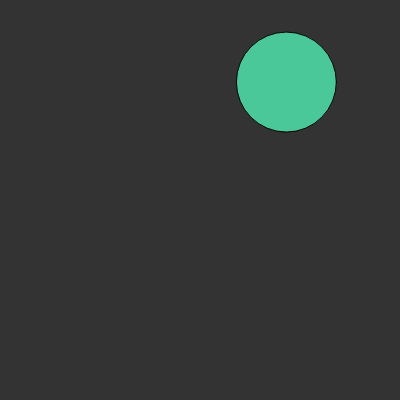
Frame 1 (no input)
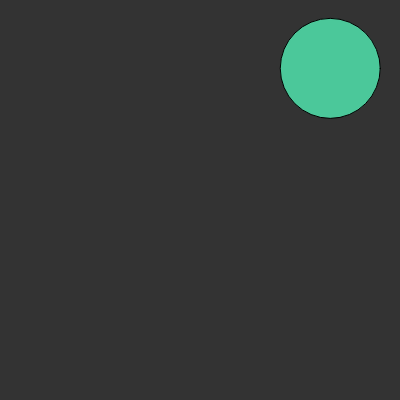
Frame 60 (no input)
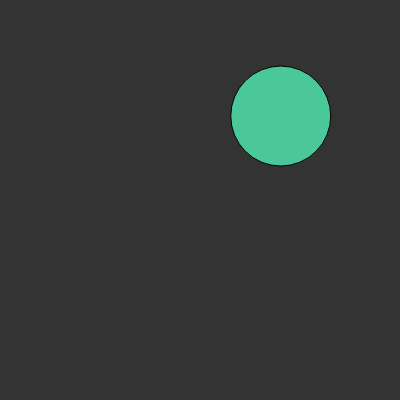
Frame 120 (the mouse pressed at the canvas centre since frame 60)

The p5.js sketch that drew these frames (run headless with seeded random() and noise() and a simulated clock; from frame 60 on, the mouse is pressed at the canvas centre):

// p5.js sketch
// ── sketch.js
let cells = [];

function setup() {
    createCanvas(400, 400);
    let cell = new Cell(random(0, width), random(0, height), 100, color(random(0, 100), 200, random(100, 255)));
    cells.push(cell);
}

function draw() {
    background(51);
    for (let cell of cells) {
        if (!keyIsPressed) {
            cell.move();
        }
        cell.show();
    }
}

function mousePressed() {
    console.log("Pressed");
    for (let cell of cells) {
        if (cell.clicked(mouseX, mouseY)) {
            console.log("Clicked!");
            let newCells = cell.split();
            cells.splice(cells.indexOf(cell), 1);
            cells = concat(cells, newCells);
        }
    }
}
// ── cell.js
class Cell {

    constructor(x, y, r, c, ms) {
        this.pos = createVector(x, y);
        this.r = r;
        this.vel = createVector();
        this.c = c;
        this.perlinOffset = random(0, 100000000);
        this.perlinSpeed = random(0.02, 0.05);
        this.maxSpeed = ms || 3;
        console.log(this.maxSpeed, ms);
    }

    move() {
        let newXV = map(noise(this.perlinOffset), 0, 1, -this.maxSpeed, this.maxSpeed);
        let newYV = map(noise(this.perlinOffset + 1000), 0, 1, -this.maxSpeed, this.maxSpeed);
        this.vel = createVector(newXV, newYV);
        this.pos.add(this.vel);
        this.perlinOffset += this.perlinSpeed;

        this.pos.x = constrain(this.pos.x, 0 + this.r / 2, width - this.r / 2);
        this.pos.y = constrain(this.pos.y, 0 + this.r / 2, height - this.r / 2);
    }

    show() {
        push();
        fill(this.c);
        ellipse(this.pos.x, this.pos.y, this.r, this.r);
        pop();
    }

    clicked(x, y) {
        let d = dist(this.pos.x, this.pos.y, x, y);
        if (d <= this.r) {
            return true;
        } else {
            return false;
        }
    }

    split() {
        let cellA = new Cell(this.pos.x, this.pos.y, this.r / 2, this.c);
        let cellB = new Cell(this.pos.x, this.pos.y, this.r / 2, this.c);
        let cells = [cellA, cellB];
        return cells;
    }
}
